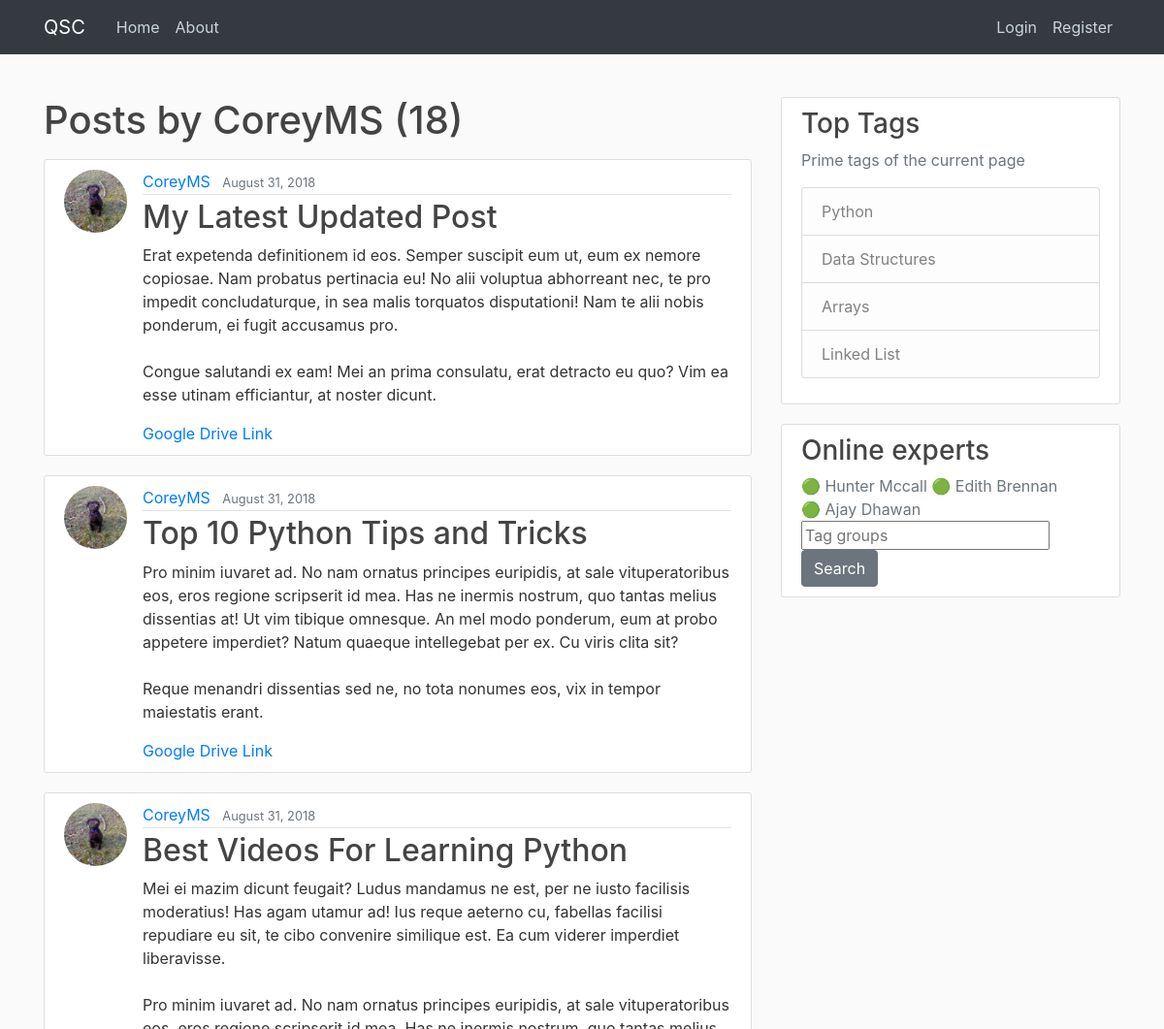
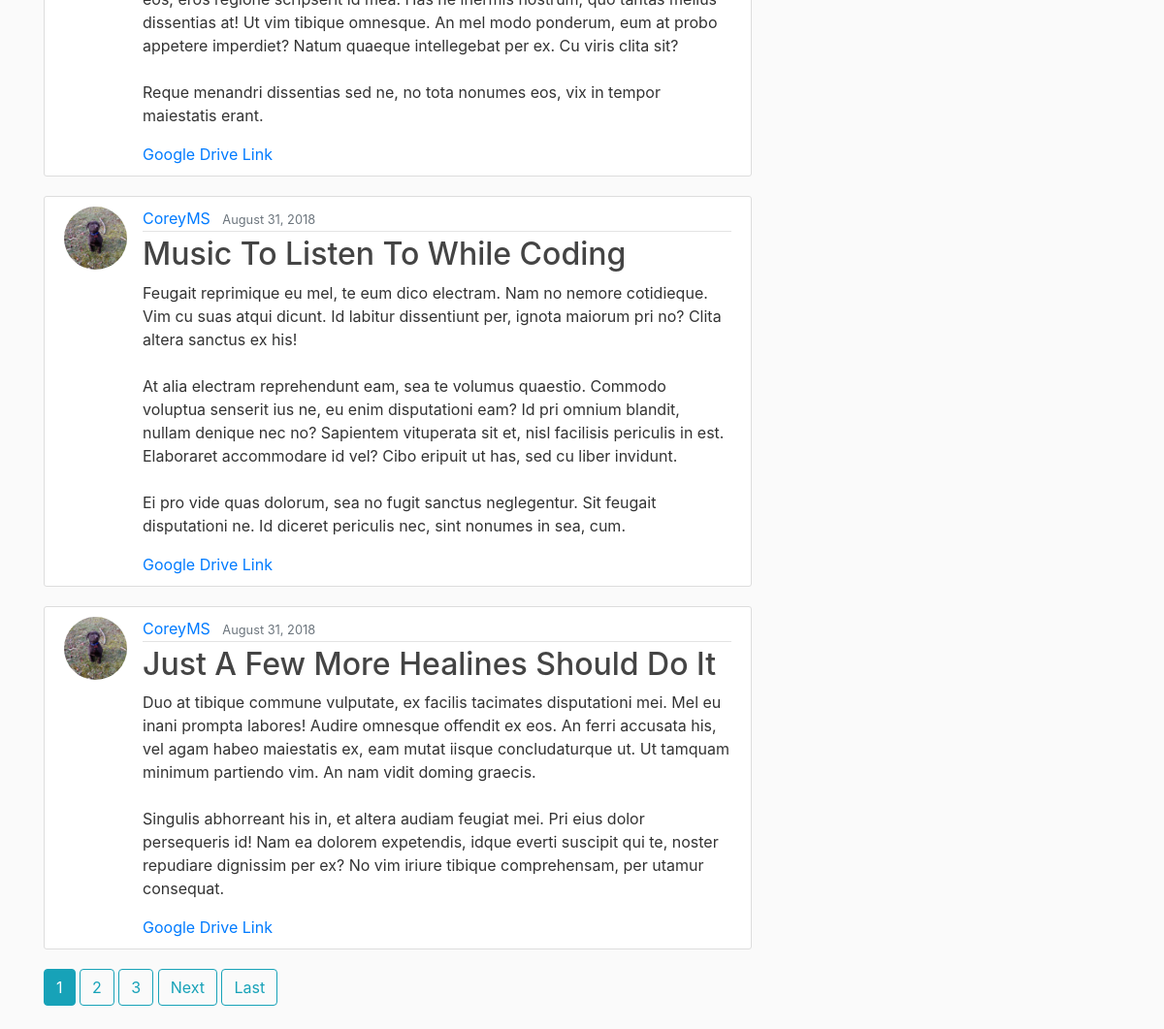
Before: /user/CoreyMS with the older database file (2 pictures, top to bottom).
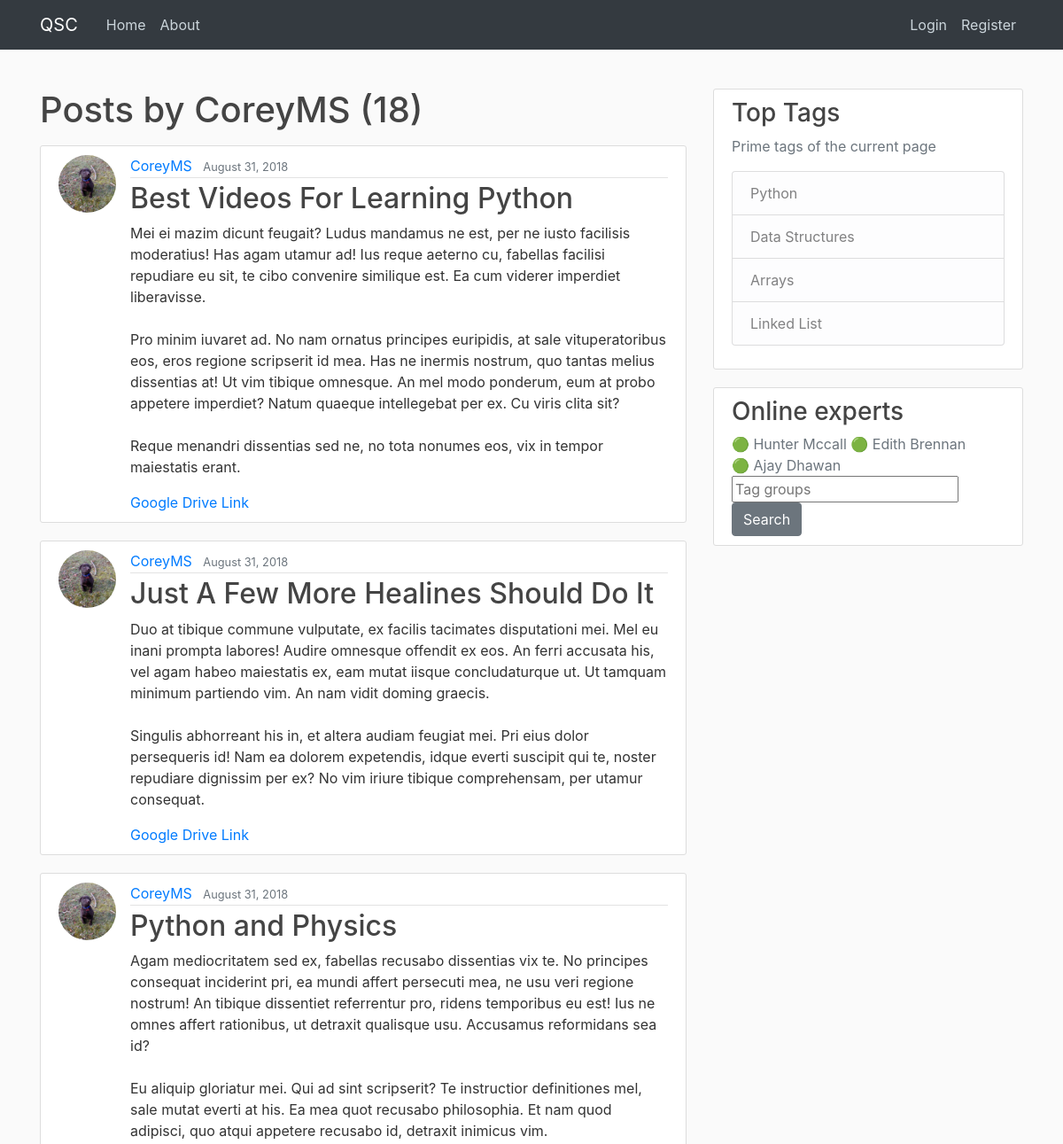
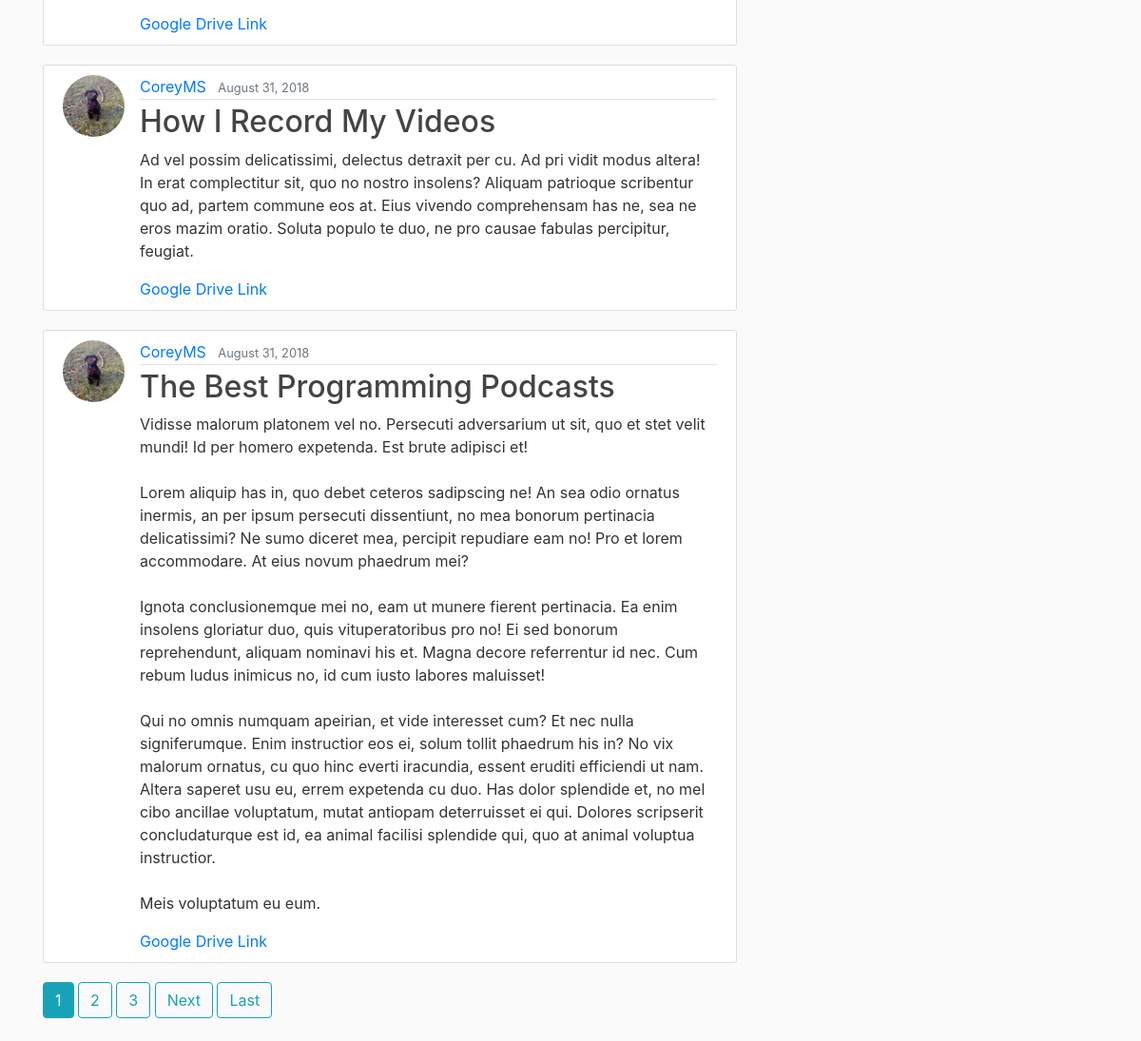
After: the same page with the newer database file (2 pictures, top to bottom).
### blog/models.py (models this page shows, shortened)
class Post(models.Model):
    title = models.CharField(max_length=100)
    content = models.TextField()
    date_posted = models.DateTimeField(default=timezone.now)
    author = models.ForeignKey(User, on_delete=models.CASCADE)
    likes = models.IntegerField(default=0)
    dislikes = models.IntegerField(default=0)
    resolved = models.BooleanField(default=False)
    tags = models.CharField(max_length=1000, default='Untagged')
    doc_link = models.URLField(max_length = 200, default = 'https://docs.google.com/document/d/1PYSkN38yVxokq8gk4exA5fiT-cmCdASpP5_weZ9ThLs/edit')

### users/models.py (models this page shows, shortened)
class Profile(models.Model):
    user = models.OneToOneField(User, on_delete=models.CASCADE)
    image = models.ImageField(default='default.jpg', upload_to='profile_pics')

### blog/views.py (the view)
# urls.py: path('user/<str:username>', UserPostListView.as_view(), name='user-posts'),
class UserPostListView(ListView):
    model = Post
    template_name = 'blog/user_posts.html'  # <app>/<model>_<viewtype>.html
    context_object_name = 'posts'
    paginate_by = 5
    def get_queryset(self):
        user = get_object_or_404(User, username=self.kwargs.get('username'))
        return Post.objects.filter(author=user).order_by('-date_posted')

### blog/templates/blog/user_posts.html (shortened to what this page needs)
{% extends "blog/base.html" %}
{% block content %}
    <h1 class="mb-3">Posts by {{ view.kwargs.username }} ({{ page_obj.paginator.count }})</h1>
    {% for post in posts %}
        <article class="media content-section">
          <img class="rounded-circle article-img" src="{{ post.author.profile.image.url }}">
          <div class="media-body">
            <div class="article-metadata">
              <a class="mr-2" href="{% url 'user-posts' post.author.username %}">{{ post.author }}</a>
              <small class="text-muted">{{ post.date_posted|date:"F d, Y" }}</small>
            </div>
            <h2><a class="article-title" href="{% url 'post-detail' post.id %}">{{ post.title }}</a></h2>
            <p class="article-content">{{ post.content }}</p>
            <a href={{ post.doc_link }}>Google Drive Link</a>
          </div>
        </article>
    {% endfor %}
    {% if is_paginated %}
      {% for num in page_obj.paginator.page_range %}
        {% if page_obj.number == num %}
          <a class="btn btn-info mb-4" href="?page={{ num }}">{{ num }}</a>
        {% elif num > page_obj.number|add:'-3' and num < page_obj.number|add:'3' %}
          <a class="btn btn-outline-info mb-4" href="?page={{ num }}">{{ num }}</a>
        {% endif %}
      {% endfor %}
      {% if page_obj.has_next %}
        <a class="btn btn-outline-info mb-4" href="?page={{ page_obj.next_page_number }}">Next</a>
        <a class="btn btn-outline-info mb-4" href="?page={{ page_obj.paginator.num_pages }}">Last</a>
      {% endif %}
    {% endif %}
{% endblock content %}

Changed rows visible on the page:
no longer on this page (row edited): Post: author.profile.image (picture), author "CoreyMS", date_posted "August 31, 2018", title "My Latest Updated Post", content "Erat expetenda definitionem id eos. Semper suscipit eum ut, eum ex nemore copiosae. Nam probatus pertinacia eu! No alii voluptua abhorreant nec, te pro impedit concludaturque, in sea malis torquatos disputationi! Nam te alii nobis ponderum, ei fugit accusamus pro. Congue salutandi ex eam! Mei an prima consulatu, erat detracto eu quo? Vim ea esse utinam efficiantur, at noster dicunt."
no longer on this page (row edited): Post: author.profile.image (picture), author "CoreyMS", date_posted "August 31, 2018", title "Top 10 Python Tips and Tricks", content "Pro minim iuvaret ad. No nam ornatus principes euripidis, at sale vituperatoribus eos, eros regione scripserit id mea. Has ne inermis nostrum, quo tantas melius dissentias at! Ut vim tibique omnesque. An mel modo ponderum, eum at probo appetere imperdiet? Natum quaeque intellegebat per ex. Cu viris clita sit? Reque menandri dissentias sed ne, no tota nonumes eos, vix in tempor maiestatis erant."
no longer on this page (row edited): Post: author.profile.image (picture), author "CoreyMS", date_posted "August 31, 2018", title "Music To Listen To While Coding", content "Feugait reprimique eu mel, te eum dico electram. Nam no nemore cotidieque. Vim cu suas atqui dicunt. Id labitur dissentiunt per, ignota maiorum pri no? Clita altera sanctus ex his! At alia electram reprehendunt eam, sea te volumus quaestio. Commodo voluptua senserit ius ne, eu enim disputationi eam? Id pri omnium blandit, nullam denique nec no? Sapientem vituperata sit et, nisl facilisis periculis in est. Elaboraret accommodare id vel? Cibo eripuit ut has, sed cu liber invidunt. Ei pro vide quas dolorum, sea no fugit sanctus neglegentur. Sit feugait disputationi ne. Id diceret periculis nec, sint nonumes in sea, cum."
now on this page (row unchanged): Post: author.profile.image (picture), author "CoreyMS", date_posted "August 31, 2018", title "Python and Physics", content "Agam mediocritatem sed ex, fabellas recusabo dissentias vix te. No principes consequat inciderint pri, ea mundi affert persecuti mea, ne usu veri regione nostrum! An tibique dissentiet referrentur pro, ridens temporibus eu est! Ius ne omnes affert rationibus, ut detraxit qualisque usu. Accusamus reformidans sea id? Eu aliquip gloriatur mei. Qui ad sint scripserit? Te instructior definitiones mel, sale mutat everti at his. Ea mea quot recusabo philosophia. Et nam quod adipisci, quo atqui appetere recusabo id, detraxit inimicus vim."
now on this page (row unchanged): Post: author.profile.image (picture), author "CoreyMS", date_posted "August 31, 2018", title "How I Record My Videos", content "Ad vel possim delicatissimi, delectus detraxit per cu. Ad pri vidit modus altera! In erat complectitur sit, quo no nostro insolens? Aliquam patrioque scribentur quo ad, partem commune eos at. Eius vivendo comprehensam has ne, sea ne eros mazim oratio. Soluta populo te duo, ne pro causae fabulas percipitur, feugiat."
now on this page (row unchanged): Post: author.profile.image (picture), author "CoreyMS", date_posted "August 31, 2018", title "The Best Programming Podcasts", content "Vidisse malorum platonem vel no. Persecuti adversarium ut sit, quo et stet velit mundi! Id per homero expetenda. Est brute adipisci et! Lorem aliquip has in, quo debet ceteros sadipscing ne! An sea odio ornatus inermis, an per ipsum persecuti dissentiunt, no mea bonorum pertinacia delicatissimi? Ne sumo diceret mea, percipit repudiare eam no! Pro et lorem accommodare. At eius novum phaedrum mei? Ignota conclusionemque mei no, eam ut munere fierent pertinacia. Ea enim insolens gloriatur duo, quis vituperatoribus pro no! Ei sed bonorum reprehendunt, aliquam nominavi his et. Magna decore referrentur id nec. Cum rebum ludus inimicus no, id cum iusto labores maluisset! Qui no omnis numquam…"
